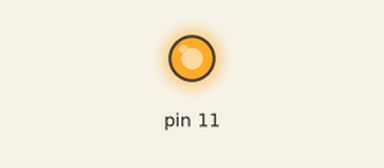
The sketch below on a simulated Arduino Uno, built with avr-gcc and run on an emulated ATmega328P. On the bench: output pins drawn as LEDs (lit = HIGH).

Above: at 2.5 s.
At 6.5 s:
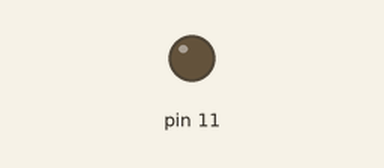
Timing chart, 0 to 10.4 s (numbered marks = the images above):
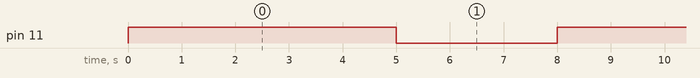

The sketch:

lebblinkonbreadboard.ino
```cpp
void setup() {
// initialize digital pin 11 as an output.
pinMode(11, OUTPUT);
}
// the loop function runs over and over again forever
void loop() {
digitalWrite(11, HIGH); // turn the LED on (HIGH is the voltage level)
delay(5000); // wait for a second
digitalWrite(11, LOW); // turn the LED off by making the voltage LOW
delay(3000);
}
```

Measured:
- by itself, pin 11: alternates HIGH for 5.0 s and LOW for 3.0 s
